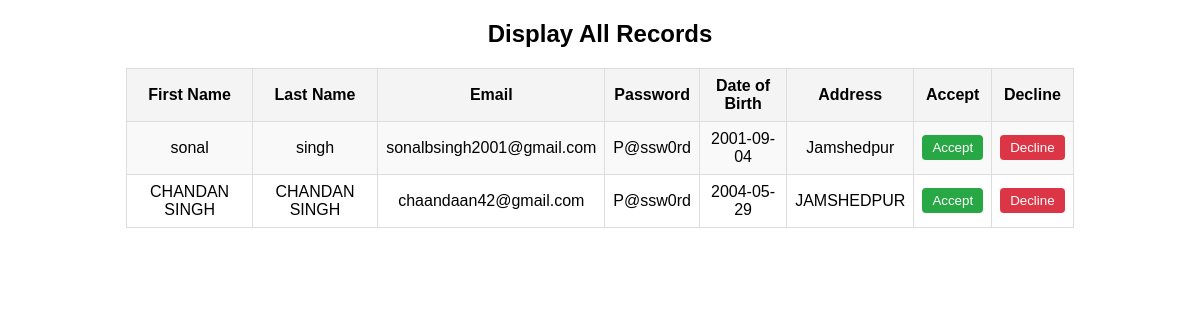
Page /php/admin.php on the earlier database version.
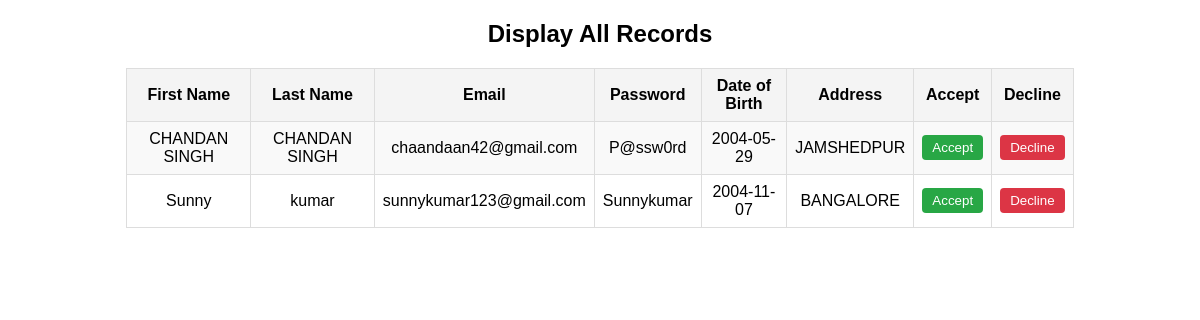
Same page on the later database version.
### tables this page shows
CREATE TABLE `user` (
  `ID` int(12) NOT NULL,
  `FirstName` varchar(30) NOT NULL,
  `LastName` varchar(30) NOT NULL,
  `Phone` bigint(10) NOT NULL,
  `Mail` varchar(30) NOT NULL,
  `Password` varchar(16) NOT NULL,
  `DOB` date NOT NULL,
  `City` varchar(20) NOT NULL
);

### php/admin.php (the view, shortened to what this page needs)
<!DOCTYPE html>
<html lang="en">
<head>
</head>
<body>
<?php
include 'signup.php';
$query = "SELECT * FROM user";
$run = mysqli_query($con, $query);
$count = mysqli_num_rows($run);
if ($count > 0) {
?>
    <h2 style="text-align: center;">Display All Records</h2>
    <table>
        <tr>
            <th>First Name</th>
            <th>Last Name</th>
            <th>Email</th>
            <th>Password</th>
            <th>Date of Birth</th>
            <th>Address</th>
            <th>Accept</th>
            <th>Decline</th>
        </tr>
        <?php while ($call = mysqli_fetch_assoc($run)) { ?>
            <tr id="row-<?php= $call['id']; ?>">
                <td><?= htmlspecialchars($call['FirstName']); ?></td>
                <td><?= htmlspecialchars($call['LastName']); ?></td>
                <td><?= htmlspecialchars($call['Mail']); ?></td>
                <td><?= htmlspecialchars($call['Password']); ?></td>
                <td><?= htmlspecialchars($call['DOB']); ?></td>
                <td><?= htmlspecialchars($call['City']); ?></td>
                <td>
                    <button class="accept" onclick="handleAction('accept', <?php= $call['id']; ?>)">Accept</button>
                </td>
                <td>
                    <button class="decline" onclick="handleAction('decline', <?php= $call['id']; ?>)">Decline</button>
                </td>
            </tr>
        <?php } ?>
    </table>
<?php
} else {
    echo "<p style='text-align: center;'>No records found</p>";
}
?>
</body>
</html>

Differences in the rows shown:
removed user: FirstName "sonal", LastName "singh", Mail "sonalbsingh2001@gmail.com", Password "P@ssw0rd", DOB "2001-09-04", City "Jamshedpur"
added user: FirstName "Sunny", LastName "kumar", Mail "sunnykumar123@gmail.com", Password "Sunnykumar", DOB "2004-11-07", City "BANGALORE"
